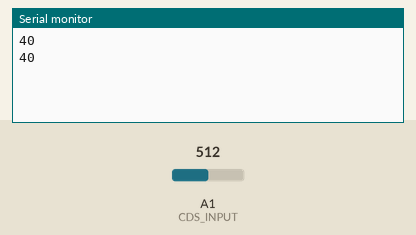
Simulated run of this sketch. Board: Arduino Uno, built with avr-gcc and run on an emulated ATmega328P. Parts: the last lines printed to the serial monitor. The test bench sets the inputs (shaded band); at power-on: A1 (CDS_INPUT) = 512.

Above: at 1.8 s.
1.9 s: A1 (CDS_INPUT) set to 716
At 2.8 s:
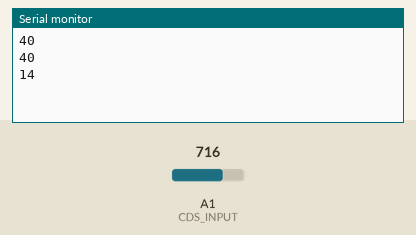
3.4 s: A1 (CDS_INPUT) set to 900
At 4.8 s:
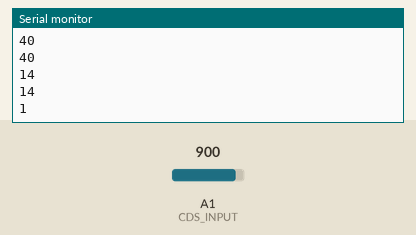
Timing chart, 0 to 6.4 s (numbered marks = the images above; inputs shaded):
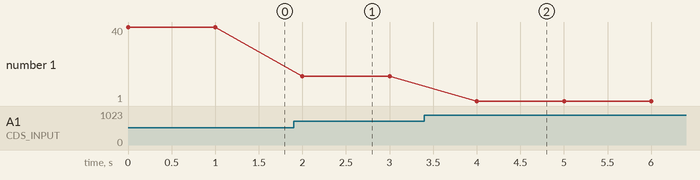

Measured:
- after the input at 1.9 s, the serial monitor: prints a new line after 0.10 s (image 1)
- after the input at 3.4 s, the serial monitor: prints a new line after 0.60 s (image 2)
- plotted number 1: 40 → 14 after the input at 1.9 s, 14 → 1 after the input at 3.4 s

The sketch:

CdS_start.ino
```cpp
//  lux
#define CDS_INPUT 1

void setup() {
Serial.begin(9600);
}
void loop() {
  int value = analogRead(CDS_INPUT);
  Serial.println(int(luminosity(value)));
  delay(1000);
}

double luminosity (int RawADC0){
  double Vout = RawADC0*5.5/1023;
  double lux=(2500/Vout-500)/10;
  return lux;
}
```
